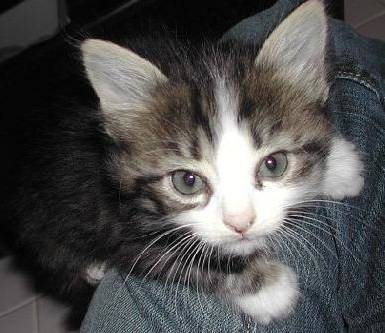
#> input picture week1/cat.png, 385 x 333 px
$ jupyter execute 1_cv.ipynb
#> lines starting #> are read from the running program, lines starting #| are printed output that depends on the picture
[cell 1]
import numpy as np
import cv2 as cv
from matplotlib import pyplot as plt
img = cv.imread('cat.png')
#> img is the input picture: shape (333, 385, 3); mean B, G, R 78.2, 78.6, 79.3
kernel = np.ones((5,5),np.float32)/25
dst = cv.filter2D(img,-1,kernel)
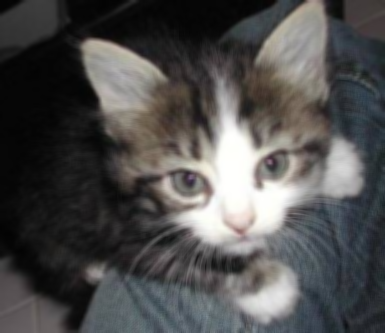
#> dst: shape (333, 385, 3); mean B, G, R 78.2, 78.6, 79.3
plt.subplot(121),plt.imshow(img),plt.title('Original')
plt.xticks([]), plt.yticks([])
plt.subplot(122),plt.imshow(dst),plt.title('Averaging')
plt.xticks([]), plt.yticks([])
plt.show()
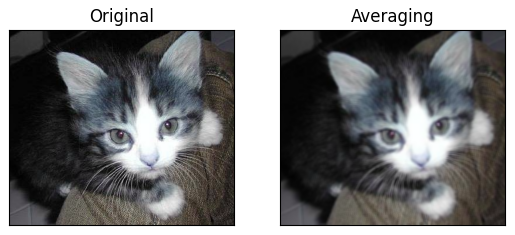
#> figure drawn by matplotlib, 2 panels; B, G, R data is drawn as R, G, B
